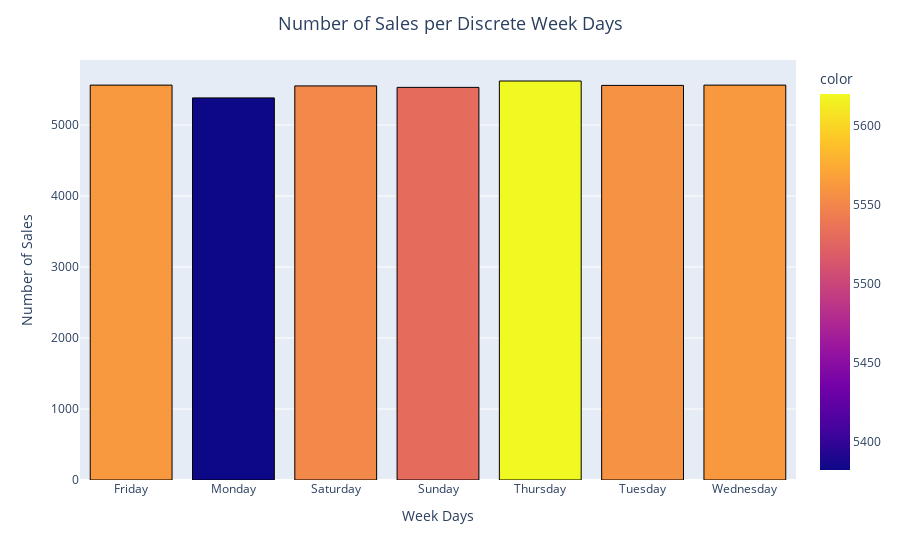

Notebook source saved alongside this figure:
### Markdown cell above
# Number of Sales per Discrete Week Days

### Code cell
day = data.groupby(data['Date'].dt.strftime('%A'))['itemName'].count()
fig = px.bar(day, x=day.index, y=day, color=day,
             labels={'y': 'Number of Sales',
                     'Date': 'Week Days'})
fig.update_layout(title_text='Number of Sales per Discrete Week Days',
                  title_x=0.5, title_font=dict(size=18))
fig.update_traces(marker=dict(line=dict(color='#000000', width=1)))
fig.show()

### Figure 1 — Plotly figure (JSON) as saved in the notebook; plotly's stock layout.template omitted (floating-point values rounded to 4 significant figures)
{"data": [{"alignmentgroup": "True", "hovertemplate": "Week Days=%{x}<br>Number of Sales=%{y}<br>color=%{marker.color}<extra></extra>", "legendgroup": "", "marker": {"color": [5562, 5382, 5551, 5530, 5620, 5558, 5562], "coloraxis": "coloraxis", "line": {"color": "#000000", "width": 1}, "pattern": {"shape": ""}}, "name": "", "offsetgroup": "", "orientation": "v", "showlegend": false, "textposition": "auto", "type": "bar", "x": ["Friday", "Monday", "Saturday", "Sunday", "Thursday", "Tuesday", "Wednesday"], "xaxis": "x", "y": [5562, 5382, 5551, 5530, 5620, 5558, 5562], "yaxis": "y"}], "layout": {"barmode": "relative", "coloraxis": {"colorbar": {"title": {"text": "color"}}, "colorscale": [[0, "#0d0887"], [0.1111, "#46039f"], [0.2222, "#7201a8"], [0.3333, "#9c179e"], [0.4444, "#bd3786"], [0.5556, "#d8576b"], [0.6667, "#ed7953"], [0.7778, "#fb9f3a"], [0.8889, "#fdca26"], [1, "#f0f921"]]}, "legend": {"tracegroupgap": 0}, "margin": {"t": 60}, "title": {"font": {"size": 18}, "text": "Number of Sales per Discrete Week Days", "x": 0.5}, "xaxis": {"anchor": "y", "domain": [0, 1], "title": {"text": "Week Days"}}, "yaxis": {"anchor": "x", "domain": [0, 1], "title": {"text": "Number of Sales"}}}}
